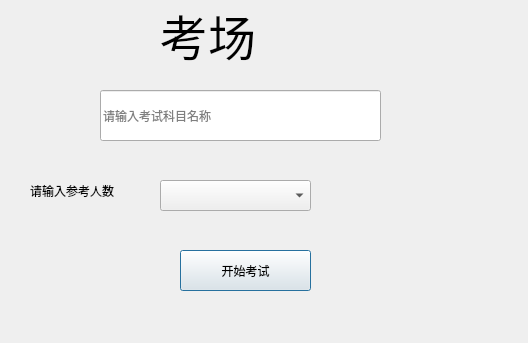
<?xml version="1.0" encoding="UTF-8"?>
<ui version="4.0">
 <class>CourceDialog</class>
 <widget class="QDialog" name="CourceDialog">
  <property name="geometry">
   <rect>
    <x>0</x>
    <y>0</y>
    <width>528</width>
    <height>343</height>
   </rect>
  </property>
  <property name="windowTitle">
   <string>Dialog</string>
  </property>
  <widget class="QLabel" name="label_exam">
   <property name="geometry">
    <rect>
     <x>160</x>
     <y>10</y>
     <width>121</width>
     <height>51</height>
    </rect>
   </property>
   <property name="font">
    <font>
     <family>Bauhaus 93</family>
     <pointsize>36</pointsize>
    </font>
   </property>
   <property name="text">
    <string>考场</string>
   </property>
  </widget>
  <widget class="QLineEdit" name="lineEdit_name">
   <property name="geometry">
    <rect>
     <x>100</x>
     <y>90</y>
     <width>281</width>
     <height>51</height>
    </rect>
   </property>
   <property name="tabletTracking">
    <bool>false</bool>
   </property>
   <property name="inputMask">
    <string/>
   </property>
   <property name="text">
    <string/>
   </property>
   <property name="placeholderText">
    <string>请输入考试科目名称</string>
   </property>
  </widget>
  <widget class="QLabel" name="label_person">
   <property name="geometry">
    <rect>
     <x>30</x>
     <y>170</y>
     <width>111</width>
     <height>41</height>
    </rect>
   </property>
   <property name="text">
    <string>请输入参考人数</string>
   </property>
  </widget>
  <widget class="QComboBox" name="comboBox">
   <property name="geometry">
    <rect>
     <x>160</x>
     <y>180</y>
     <width>151</width>
     <height>31</height>
    </rect>
   </property>
  </widget>
  <widget class="QPushButton" name="pushButton_start">
   <property name="geometry">
    <rect>
     <x>180</x>
     <y>250</y>
     <width>131</width>
     <height>41</height>
    </rect>
   </property>
   <property name="text">
    <string>开始考试</string>
   </property>
  </widget>
 </widget>
 <resources/>
 <connections/>
</ui>
